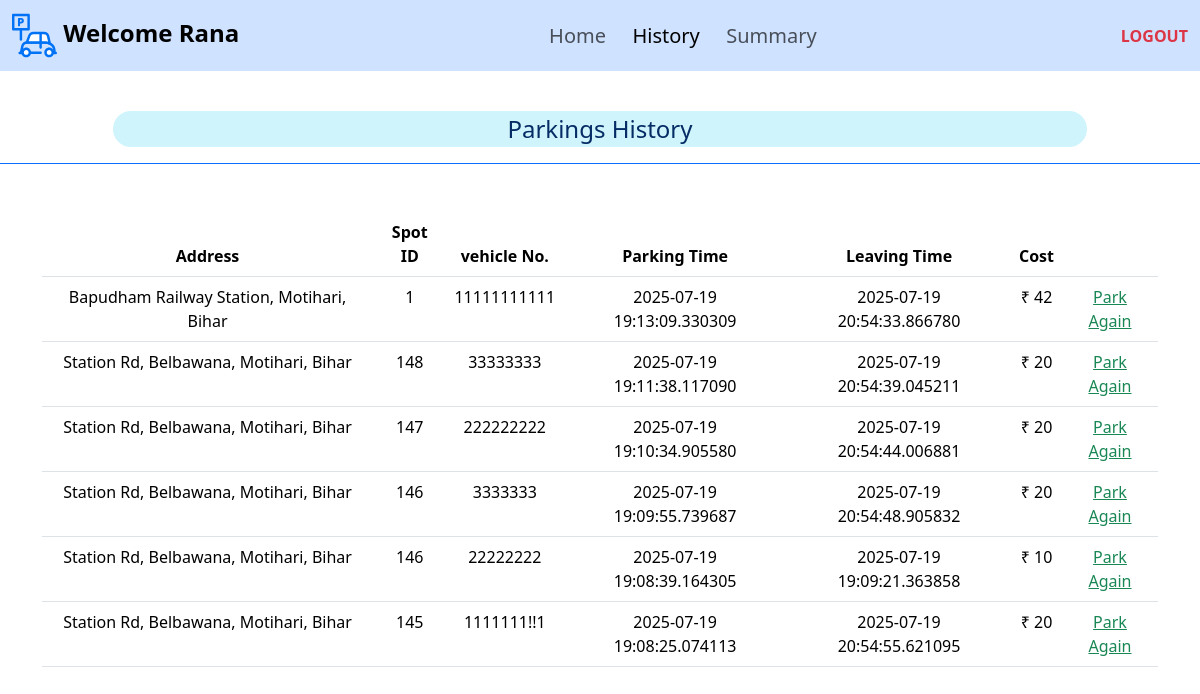
Page /user_history (signed in) on the earlier database version.
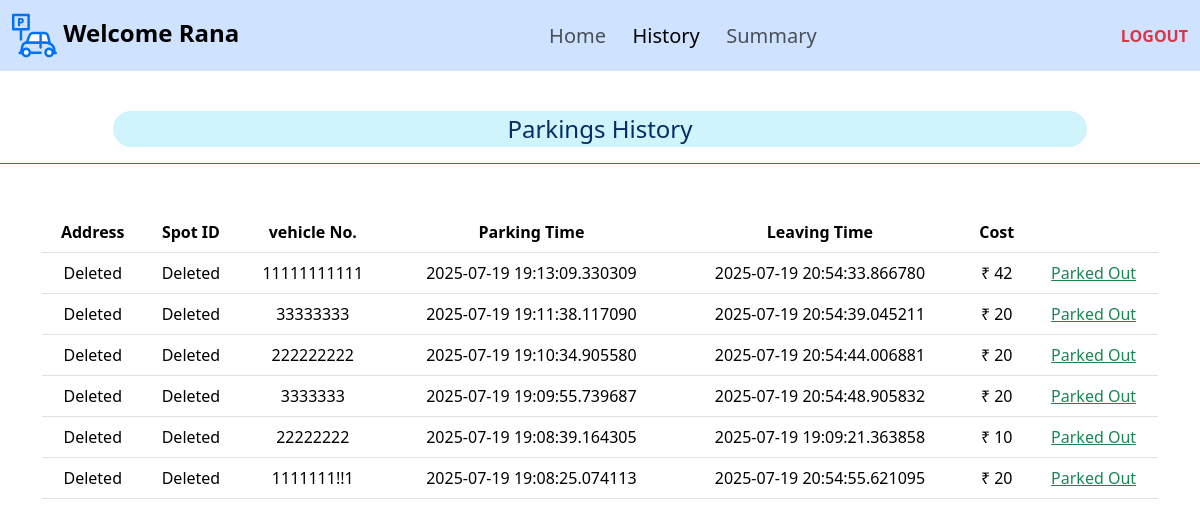
Same page on the later database version.
### application/models.py (models this page shows)
class Parking_lot(db.Model):
    id = db.Column(db.Integer, primary_key=True ,autoincrement=True)
    max_spots = db.Column(db.Integer(), nullable=False)
    price = db.Column(db.Integer(), nullable=False)
    prime_location = db.Column(db.String(), nullable=False)
    pincode = db.Column(db.Integer(), nullable=False)
    address = db.Column(db.String(), nullable=False)
    spots = db.relationship('Parking_spot', backref='parking_lot', lazy=True)
    bookings = db.relationship('Booking', backref='parking_lot', lazy=True, order_by='Booking.parking')

class Booking(db.Model):
    id = db.Column(db.Integer(), primary_key=True, autoincrement=True)
    user_id = db.Column(db.Integer(), db.ForeignKey('user.id'), nullable=False)
    lot_id = db.Column(db.Integer(), db.ForeignKey('parking_lot.id'), nullable=True)
    spot_id = db.Column(db.Integer(), db.ForeignKey('parking_spot.id'), nullable=True)
    parking = db.Column(db.DateTime(), nullable=False)
    leaving = db.Column(db.DateTime(), nullable=True)
    vehicle_no = db.Column(db.String(), nullable=False)
    cost = db.Column(db.Integer(), nullable= True)
    price = db.Column(db.Integer(),nullable=False)

### application/controllers.py (the view)
@app.route("/user_history", methods=["GET","POST"])
def user_history():
    if 'user' not in session:
        return redirect(url_for('login'))
    u=User.query.get(session['user'])
    if u.is_admin:
        return redirect(url_for('admin'))
    bookings=list(reversed(u.bookings))
    lt={l.id:l for l in Parking_lot.query.all()}
    return render_template("user_history.html", bookings=bookings, lt=lt, user=u)

### templates/user_history.html (shortened to what this page needs)
{% extends 'template.jinja' %}
{% block body %}
<nav class="navbar navbar-expand-lg bg-primary-subtle">
    <div class="container-fluid">
        <a class="navbar-brand fs-4" href="/"><img src="/static/parking.svg" width="45" height="45"
                alt="ParkHere"><strong>&nbsp;Welcome {{user.username}}</strong></a>
        <div class="collapse navbar-collapse " id="navbarText">
            <ul class="navbar-nav m-auto mb-2 mb-lg-0">
                <li class="nav-item">
                    <a class="nav-link fs-5 " aria-current="page" href="/user">Home&nbsp;&nbsp;</a>
                </li>
                <li class="nav-item">
                    <a class="nav-link fs-5 active" aria-current="page" href="/user_history">History&nbsp;&nbsp;</a>
                </li>
                <li class="nav-item">
                    <a class="nav-link fs-5" aria-current="page" href="/summary">Summary&nbsp;&nbsp;</a>
                </li>
            </ul>
            <span class="navbar-text">
                <a class="link-danger link-underline-opacity-0" href="/logout"><b>LOGOUT</b></a>
            </span>
        </div>
    </div>
</nav>
<br>
<div class="container-fluid mb-5">
    <div class="row border-bottom border-primary justify-content-center p-3 mb-5">
        <div class="col-10 bg-info-subtle rounded-pill text-primary-emphasis text-center fs-4">
            Parkings&nbsp;History
        </div>
    </div>
</div>
<div class="container mb-5">
    <table class="table text-center">
        <thead>
            <th>Address</th>
            <th>Spot ID</th>
            <th>vehicle No.</th>
            <th>Parking Time</th>
            <th>Leaving Time</th>
            <th>Cost</th>
            <th></th>
        </thead>
        <tbody>
            {% for b in bookings%}
            <tr>
                {% if b.lot_id%}
                <td>{{lt[b.lot_id].address}}</td>
                <td>{{b.spot_id}}</td>
                {%else%}
                <td>Deleted</td>
                <td>Deleted</td>
                {%endif%}
                <td>{{b.vehicle_no}}</td>
                <td>{{b.parking}}</td>
                <td>{{b.leaving}}</td>
                <td>₹ {{b.cost}}</td>
                {% if b.leaving %}
                <td>
                    {%if b.lot_id%}
                    <a class="text-success" href="/book/{{b.lot_id}}">Park Again</a>
                    {%else%}
                    <a class="text-success" href="/">Parked Out</a>
                    {%endif%}
                </td>
                {%else%}
                <td><b><a class="link-danger link-underline-opacity-0" href="/release/{{b.id}}">Release</a></b></td>
                {% endif %}
            </tr>
            {% endfor %}
        </tbody>
    </table>
</div>
<br><br>
{% endblock %}

Differences in the rows shown:
removed Parking_lot: address "Bapudham Railway Station, Motihari, Bihar"
removed Parking_lot: address "Station Rd, Belbawana, Motihari, Bihar"
changed Booking (number 1 of 6 on the later page): spot_id "1" → (not shown); lot_id "Park Again" → "Deleted Deleted Parked Out"
changed Booking (number 2 of 6 on the later page): spot_id "148" → (not shown); lot_id "Park Again" → "Deleted Deleted Parked Out"
changed Booking (number 3 of 6 on the later page): spot_id "147" → (not shown); lot_id "Park Again" → "Deleted Deleted Parked Out"
changed Booking (number 4 of 6 on the later page): spot_id "146" → (not shown); lot_id "Park Again" → "Deleted Deleted Parked Out"
changed Booking (number 5 of 6 on the later page): spot_id "146" → (not shown); lot_id "Park Again" → "Deleted Deleted Parked Out"
changed Booking (number 6 of 6 on the later page): spot_id "145" → (not shown); lot_id "Park Again" → "Deleted Deleted Parked Out"
